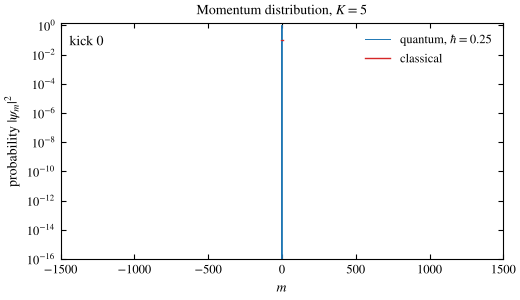
#> input picture figures/04_momentum_distribution.gif, 520 x 300 px
$ python make_animation_frames.py
#> lines starting #> are read from the running program, lines starting #| are printed output that depends on the picture
"""Split figures/04_momentum_distribution.gif into PNG frames for the Beamer deck.

The deck embeds the animation with the LaTeX animate package, which needs one
image file per frame. A GIF frame has at most 256 colors, so each frame is
saved as a palette PNG, which is several times smaller than full RGB; the
script checks that this loses nothing. Run from the repo root after
experiment 04:
    python slides/make_animation_frames.py
"""

import pathlib

import numpy as np
from PIL import Image

REPO_ROOT = pathlib.Path(__file__).resolve().parents[1]
GIF = REPO_ROOT / "figures" / "04_momentum_distribution.gif"
OUT = REPO_ROOT / "slides" / "anim"


def main():
    OUT.mkdir(exist_ok=True)
    for old in OUT.glob("frame_*.png"):
        old.unlink()
    with Image.open(GIF) as gif:
#> gif is the input picture: PIL image 520x300 P; mean R, G, B 248.8, 249, 249.2
        for i in range(gif.n_frames):
            gif.seek(i)
            rgb = gif.convert("RGB")
            frame = rgb.convert("P", palette=Image.Palette.ADAPTIVE, colors=256)
            if not np.array_equal(np.asarray(frame.convert("RGB")), np.asarray(rgb)):
                raise RuntimeError(f"frame {i} has more than 256 colors; a palette PNG would change it")
            frame.save(OUT / f"frame_{i:03d}.png", optimize=True)
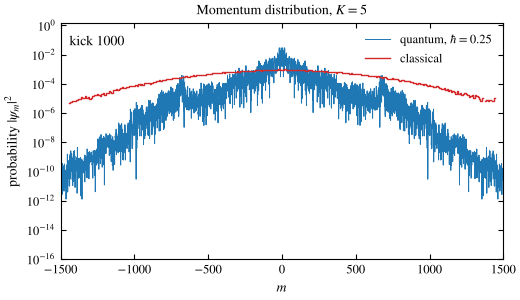
#> frame: PIL image 520x300 P; mean R, G, B 231.6, 237.6, 242.4
        n_frames = gif.n_frames
#> n_frames = 79
    size = sum(path.stat().st_size for path in OUT.glob("frame_*.png"))
    print(f"Wrote {n_frames} frames to slides/anim/ (frame_000.png to frame_{n_frames - 1:03d}.png),"
          f" {size / 1e6:.1f} MB in total")
#| Wrote 79 frames to slides/anim/ (frame_000.png to frame_078.png), 0.0 MB in total


if __name__ == "__main__":
    main()
